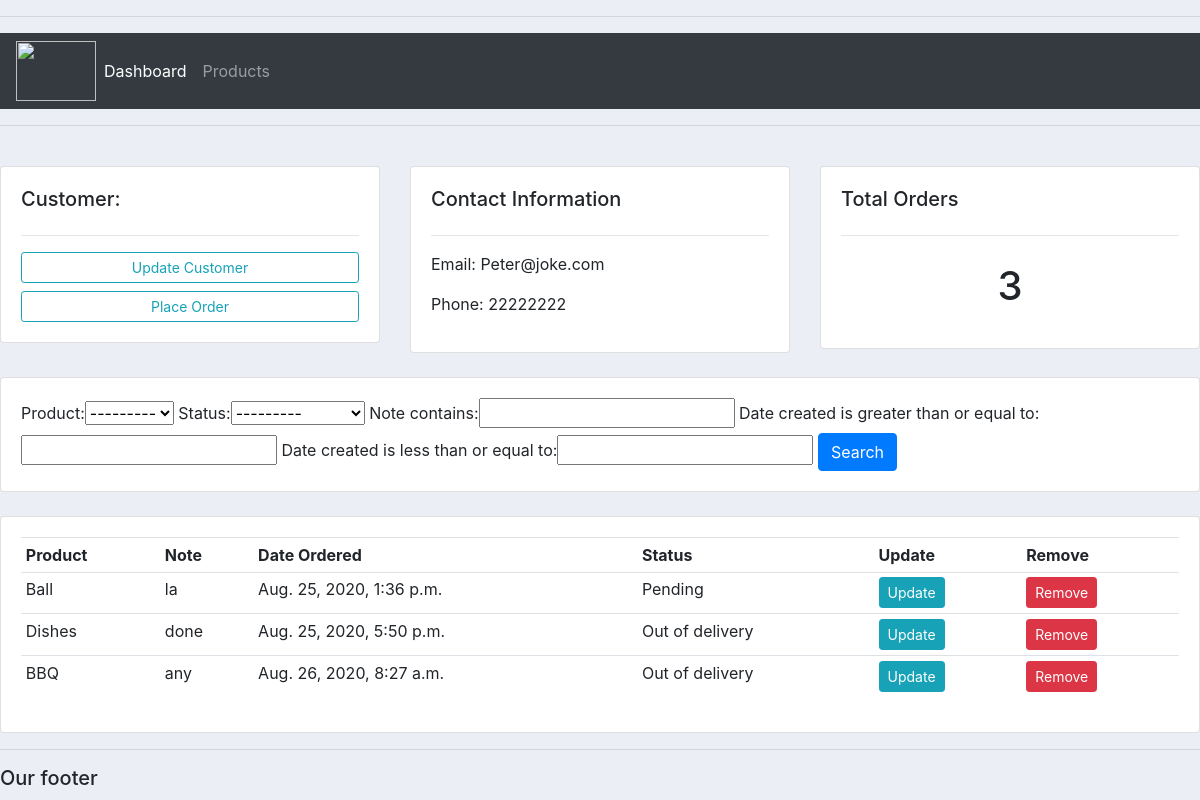
The app's page /customer/2/ with its own data.
### accounts/models.py (models this page shows, shortened)
class Customer(models.Model):
    name = models.CharField(max_length = 200, null = True)
    phone = models.CharField(max_length = 200, null = True)
    email = models.CharField(max_length = 200, null = True)
    date_created = models.DateTimeField(auto_now_add = True)

class Order(models.Model):
    STATUS = (
            ('Pending', 'Pending'),
            ('Out of delivery', 'Out of delivery'),
            ('Delivered', 'Delivered')
            )
    customer = models.ForeignKey(Customer, null = True, on_delete = models.SET_NULL) #on_delete is false, which means the
    product = models.ForeignKey(Product, null = True, on_delete = models.SET_NULL)
    status = models.CharField(max_length = 200, null = True, choices = STATUS)
    date_created = models.DateTimeField(auto_now_add = True, null = True)
    note = models.CharField(max_length = 1000, null = True)

class Product(models.Model):
    CATEGORY = (
            ('Indoor', 'Indoor'),
            ('Out Door', 'Out Door'),
            )
    name = models.CharField(max_length = 200, null = True)
    price = models.FloatField(null = True)
    category = models.CharField(max_length = 200, null = True, choices = CATEGORY)
    description = models.CharField(max_length = 200, null = True, blank = True)
    date_created = models.DateTimeField(auto_now_add = True, null = True)
    tags = models.ManyToManyField(Tag)
    def __str__(self):
        return self.name

### accounts/views.py (the view)
# urls.py: path('customer/<str:pk>/', views.customer, name = 'customer'),
def customer(request, pk):
    customer = Customer.objects.get(id = pk)
    orders = customer.order_set.all()
    order_count = orders.count()
    myFilter = OrderFilter(request.GET, queryset = orders)
    orders = myFilter.qs
    context = {'customer': customer, 'orders': orders, 'order_count': order_count, 'myFilter':myFilter}
    return render(request, 'accounts/customer.html', context)

### templates/accounts/customer.html
{%  extends 'accounts/main.html' %}
{% block content %}
    <br>
    <div class="row">
        <div class="col-md">
            <div class="card card-body">
                <h5>Customer:</h5>
                <hr>
                <a class="btn btn-outline-info  btn-sm btn-block" href="">Update Customer</a>
                <a class="btn btn-outline-info  btn-sm btn-block" href="{% url 'create_order' customer.id %}">Place Order</a>
            </div>
        </div>
        <div class="col-md">
            <div class="card card-body">
                <h5>Contact Information</h5>
                <hr>
                <p>Email: {{ customer.email }}</p>
                <p>Phone: {{ customer.phone }}</p>
            </div>
        </div>
        <div class="col-md">
            <div class="card card-body">
                <h5>Total Orders</h5>
                <hr>
                <h1 style="text-align: center;padding: 10px"> {{ order_count }}</h1>
            </div>
        </div>
    </div>
    <br>
    <div class="row">
        <div class="col">
            <div class="card card-body">
                <form method="get">
                    {{ myFilter.form }}
                    <button class="btn btn-primary" type="submit">Search</button>
                </form>
            </div>
        </div>
    </div>
    <br>
    <div class="row">
        <div class="col-md">
            <div class="card card-body">
                <table class="table table-sm">
                    <tr>
                        <th>Product</th>
                        <th>Note</th>
                        <th>Date Ordered</th>
                        <th>Status</th>
                        <th>Update</th>
                        <th>Remove</th>
                    </tr>
                    {% for order in orders %}
                        <tr>
                        <td>{{ order.product.name }}</td>
                        <td>{{ order.note }}</td>
                        <td>{{ order.date_created }}</td>
                        <td>{{ order.status }}</td>
                        <td><a class="btn btn-sm btn-info" href="{% url 'update_order' order.id %}">Update</a></td>
                        <td><a class="btn btn-sm btn-danger" href="{% url 'delete_order' order.id %}">Remove</a></td>
                        </tr>
                    {% endfor %}
                </table>
            </div>
        </div>
    </div>
{% endblock %}

### static/css/main.css (style rules this page uses)
body { background-color: #ebeff5; }

### records on screen
Customer: email "Peter@joke.com", phone "22222222"
Order: product.name "Ball", note "la", date_created "Aug. 25, 2020, 1:36 p.m.", status "Pending"
Order: product.name "Dishes", note "done", date_created "Aug. 25, 2020, 5:50 p.m.", status "Out of delivery"
Order: product.name "BBQ", note "any", date_created "Aug. 26, 2020, 8:27 a.m.", status "Out of delivery"

### other values on screen
{{ order_count }} "3"
